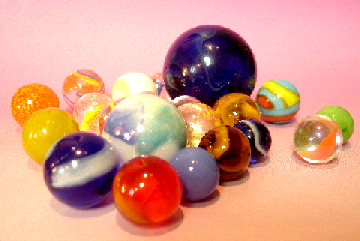
#> input picture Images/canicas.png, 360 x 241 px, found by its file name
$ python convolution.py
#> lines starting #> are read from the running program, lines starting #| are printed output that depends on the picture
#> further down, image is the input picture: shape (241, 360, 3); mean B, G, R 135.2, 155.8, 215.1
"""
By Abhisek Jana
code taken from https://github.com/adeveloperdiary/blog/tree/master/Computer_Vision/Sobel_Edge_Detection
blog http://www.adeveloperdiary.com/data-science/computer-vision/how-to-implement-sobel-edge-detection-using-python-from-scratch/
"""

import numpy as np
import cv2
import matplotlib.pyplot as plt


def convolution(image, kernel, average=False, verbose=False):
#> called with kernel = array of shape (3, 3), average = True, verbose = True
    if len(image.shape) == 3:
        print("Found 3 Channels : {}".format(image.shape))
#| Found 3 Channels : (241, 360, 3)
        image = cv2.cvtColor(image, cv2.COLOR_BGR2GRAY)
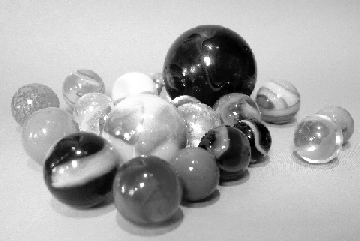
#> image: shape (241, 360); min 0, max 255, mean 171.2
        print("Converted to Gray Channel. Size : {}".format(image.shape))
#| Converted to Gray Channel. Size : (241, 360)
    else:
        print("Image Shape : {}".format(image.shape))

    print("Kernel Shape : {}".format(kernel.shape))

    if verbose:
        plt.imshow(image, cmap='gray')
        plt.title("Image")
        plt.show()

    image_row, image_col = image.shape
#> image_row = 241; image_col = 360
    kernel_row, kernel_col = kernel.shape

    output = np.zeros(image.shape)

    pad_height = int((kernel_row - 1) / 2)
    pad_width = int((kernel_col - 1) / 2)

    padded_image = np.zeros((image_row + (2 * pad_height), image_col + (2 * pad_width)))

    padded_image[pad_height:padded_image.shape[0] - pad_height, pad_width:padded_image.shape[1] - pad_width] = image
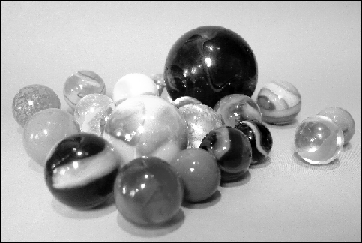
#> padded_image: shape (243, 362) float64; min 0, max 255, mean 168.9

    if verbose:
        plt.imshow(padded_image, cmap='gray')
        plt.title("Padded Image")
        plt.show()

    for row in range(image_row):
        for col in range(image_col):
            output[row, col] = np.sum(kernel * padded_image[row:row + kernel_row, col:col + kernel_col])
            if average:
                output[row, col] /= kernel.shape[0] * kernel.shape[1]
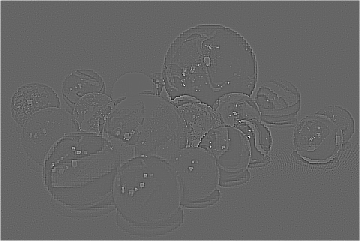
#> output: shape (241, 360) float64; min -103.2, max 155.4, mean 0.9; drawn with min black and max white

    print("Output Image size : {}".format(output.shape))
#| Output Image size : (241, 360)

    if verbose:
        plt.imshow(output, cmap='gray')
        plt.title("Output Image using {}X{} Kernel".format(kernel_row, kernel_col))
        plt.show()

    return output

#Edge detection
k = np.array([[-1, -1, -1],
              [-1, 8, -1],
              [-1, -1, -1]])

#Sharpen
"""k = np.array([[0, -1, 0],
              [-1, 5, -1],
              [0, -1, 0]])"""

#Sharpen Horizontal
"""k = np.array([[-1, 0, -1],
              [-1, 0, -1],
              [-1, 0, -1]])"""


ruta = r"C:\Users\arace\Desktop\Araceli Escuela\TEC\SEMESTRE 4\SemanaTEC\Laboratorio\semena-tec-tools-vision\Images\canicas.png"
image = cv2.imread(ruta)
output_image = convolution(image, k, average = True, verbose = True)

$ run again, with Images/sanCarlos.jpg saved as Images/canicas.png
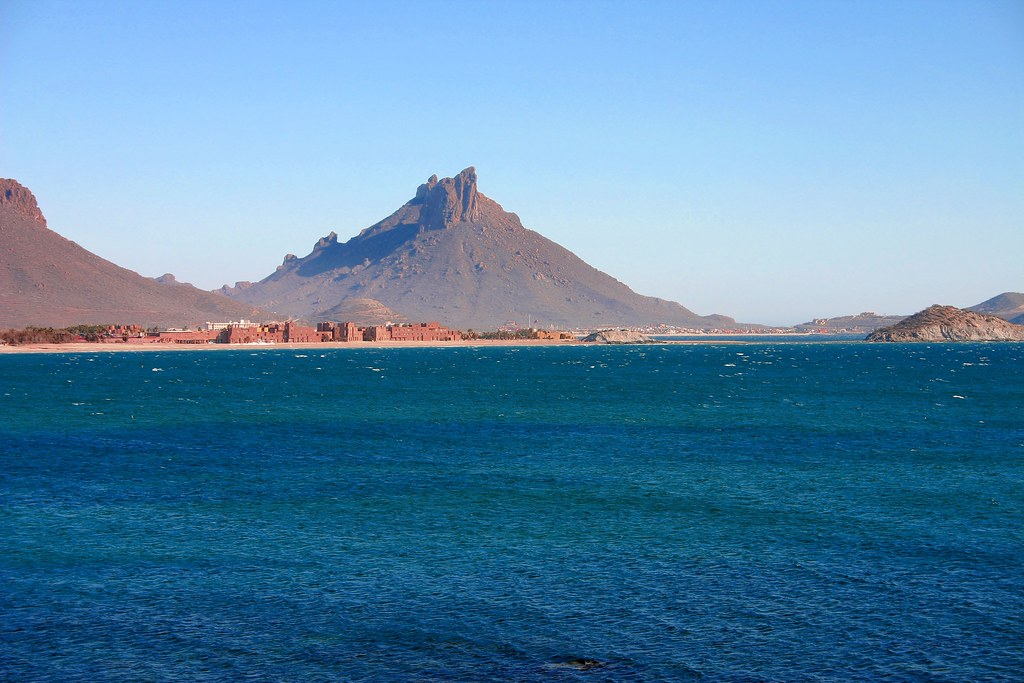
#> input picture Images/sanCarlos.jpg, 1024 x 683 px, found by its file name
#> image is the input picture: shape (683, 1024, 3); mean B, G, R 169, 135.1, 87.8
#| Found 3 Channels : (683, 1024, 3)
#> in convolution, `image = cv2.cvtColor(image, cv2.COLOR_BGR2GRAY)`:
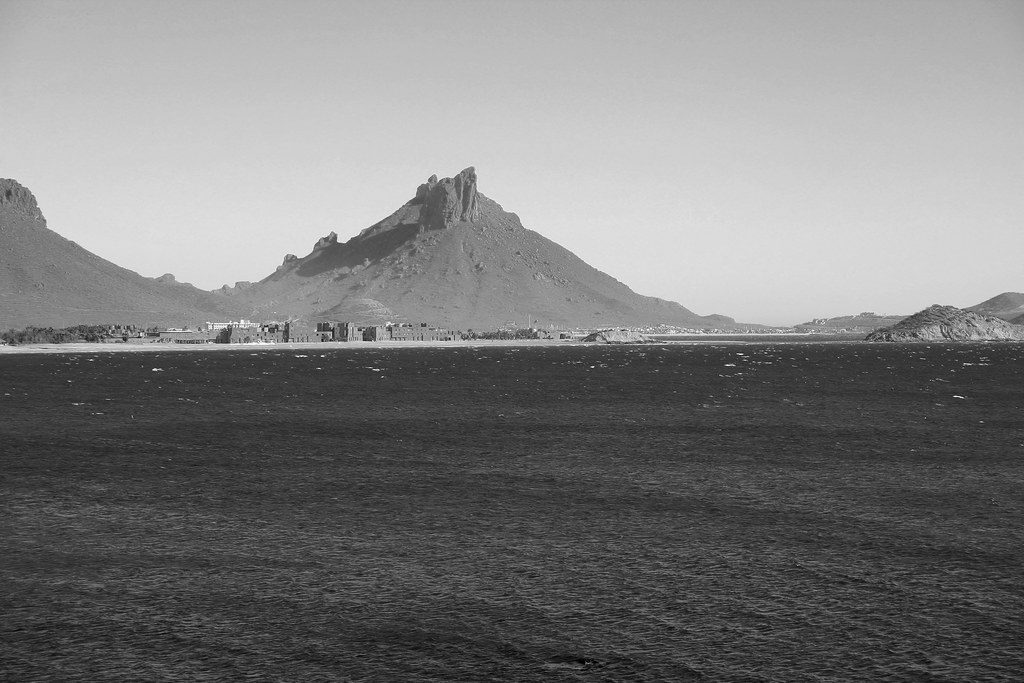
#> image: shape (683, 1024); min 0, max 252, mean 124.8
#| Converted to Gray Channel. Size : (683, 1024)
#> after the loop in convolution, `for row in range(image_row):`:
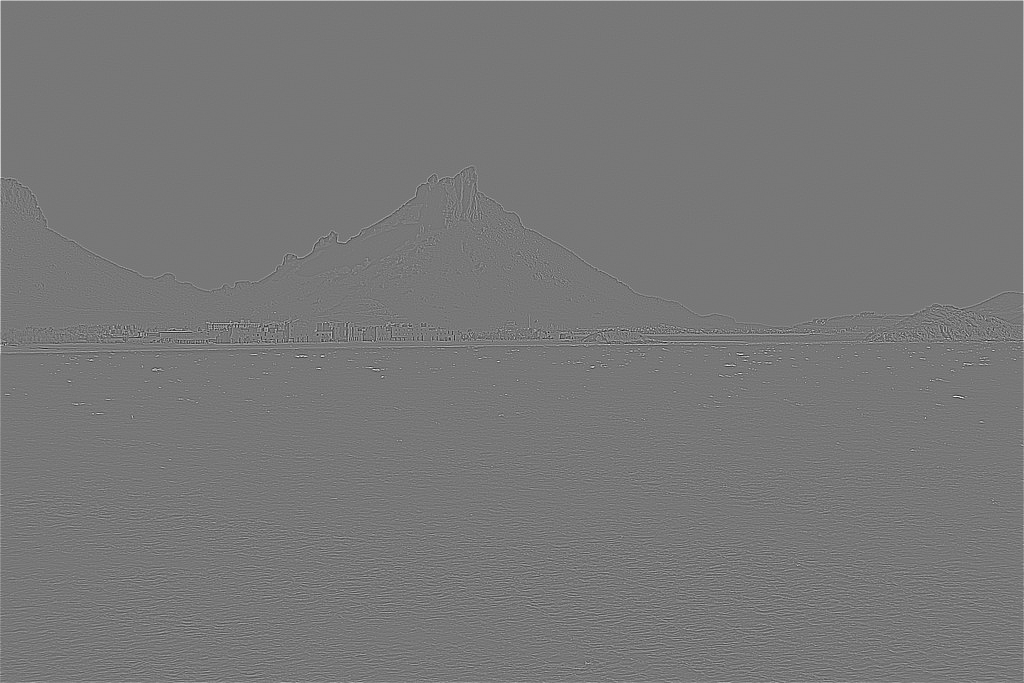
#> output: shape (683, 1024) float64; min -107.4, max 120.8, mean 0.2; drawn with min black and max white
#| Output Image size : (683, 1024)
